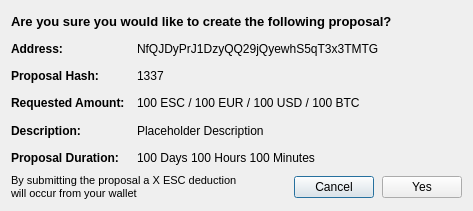
<?xml version="1.0" encoding="UTF-8"?>
<ui version="4.0">
 <class>SendCommunityFundDialog</class>
 <widget class="QDialog" name="SendCommunityFundDialog">
  <property name="geometry">
   <rect>
    <x>0</x>
    <y>0</y>
    <width>473</width>
    <height>211</height>
   </rect>
  </property>
  <property name="sizePolicy">
   <sizepolicy hsizetype="Preferred" vsizetype="Expanding">
    <horstretch>0</horstretch>
    <verstretch>0</verstretch>
   </sizepolicy>
  </property>
  <property name="windowTitle">
   <string>Confirm Proposal Details</string>
  </property>
  <layout class="QVBoxLayout" name="verticalLayout_2">
   <item>
    <layout class="QVBoxLayout" name="verticalLayoutCommunityFundDialog">
     <property name="sizeConstraint">
      <enum>QLayout::SetMinimumSize</enum>
     </property>
     <item>
      <widget class="QLabel" name="labelQuestionTitle">
       <property name="font">
        <font>
         <pointsize>10</pointsize>
         <weight>75</weight>
         <bold>true</bold>
        </font>
       </property>
       <property name="text">
        <string>Are you sure you would like to create the following proposal?</string>
       </property>
      </widget>
     </item>
     <item>
      <layout class="QHBoxLayout" name="horizontalLayoutAddress">
       <item>
        <widget class="QLabel" name="labelAddressTitle">
         <property name="sizePolicy">
          <sizepolicy hsizetype="Fixed" vsizetype="Preferred">
           <horstretch>0</horstretch>
           <verstretch>0</verstretch>
          </sizepolicy>
         </property>
         <property name="minimumSize">
          <size>
           <width>120</width>
           <height>0</height>
          </size>
         </property>
         <property name="maximumSize">
          <size>
           <width>120</width>
           <height>16777215</height>
          </size>
         </property>
         <property name="font">
          <font>
           <pointsize>9</pointsize>
           <weight>75</weight>
           <bold>true</bold>
          </font>
         </property>
         <property name="text">
          <string>Address:</string>
         </property>
        </widget>
       </item>
       <item>
        <widget class="QLabel" name="labelAddress">
         <property name="sizePolicy">
          <sizepolicy hsizetype="Preferred" vsizetype="Preferred">
           <horstretch>0</horstretch>
           <verstretch>0</verstretch>
          </sizepolicy>
         </property>
         <property name="text">
          <string>NfQJDyPrJ1DzyQQ29jQyewhS5qT3x3TMTG</string>
         </property>
        </widget>
       </item>
      </layout>
     </item>
     <item>
      <layout class="QHBoxLayout" name="horizontalLayoutProposalHash">
       <item>
        <widget class="QLabel" name="labelProposalHashTitle">
         <property name="sizePolicy">
          <sizepolicy hsizetype="Fixed" vsizetype="Preferred">
           <horstretch>0</horstretch>
           <verstretch>0</verstretch>
          </sizepolicy>
         </property>
         <property name="minimumSize">
          <size>
           <width>120</width>
           <height>0</height>
          </size>
         </property>
         <property name="maximumSize">
          <size>
           <width>120</width>
           <height>16777215</height>
          </size>
         </property>
         <property name="font">
          <font>
           <weight>75</weight>
           <bold>true</bold>
          </font>
         </property>
         <property name="text">
          <string>Proposal Hash:</string>
         </property>
        </widget>
       </item>
       <item>
        <widget class="QLabel" name="labelProposalHash">
         <property name="sizePolicy">
          <sizepolicy hsizetype="Minimum" vsizetype="Preferred">
           <horstretch>0</horstretch>
           <verstretch>0</verstretch>
          </sizepolicy>
         </property>
         <property name="text">
          <string>1337</string>
         </property>
        </widget>
       </item>
      </layout>
     </item>
     <item>
      <layout class="QHBoxLayout" name="horizontalLayoutRequestedAmount">
       <item>
        <widget class="QLabel" name="labelRequestedAmountTitle">
         <property name="sizePolicy">
          <sizepolicy hsizetype="Fixed" vsizetype="Preferred">
           <horstretch>0</horstretch>
           <verstretch>0</verstretch>
          </sizepolicy>
         </property>
         <property name="minimumSize">
          <size>
           <width>120</width>
           <height>0</height>
          </size>
         </property>
         <property name="maximumSize">
          <size>
           <width>120</width>
           <height>16777215</height>
          </size>
         </property>
         <property name="font">
          <font>
           <weight>75</weight>
           <bold>true</bold>
          </font>
         </property>
         <property name="text">
          <string>Requested Amount:</string>
         </property>
        </widget>
       </item>
       <item>
        <widget class="QLabel" name="labelRequestedAmount">
         <property name="text">
          <string>100 ESC / 100 EUR / 100 USD / 100 BTC</string>
         </property>
        </widget>
       </item>
      </layout>
     </item>
     <item>
      <layout class="QHBoxLayout" name="horizontalLayoutDescription">
       <property name="sizeConstraint">
        <enum>QLayout::SetMinimumSize</enum>
       </property>
       <item>
        <widget class="QLabel" name="labelDescriptionTitle">
         <property name="sizePolicy">
          <sizepolicy hsizetype="Fixed" vsizetype="Minimum">
           <horstretch>0</horstretch>
           <verstretch>0</verstretch>
          </sizepolicy>
         </property>
         <property name="minimumSize">
          <size>
           <width>120</width>
           <height>0</height>
          </size>
         </property>
         <property name="maximumSize">
          <size>
           <width>120</width>
           <height>16777215</height>
          </size>
         </property>
         <property name="font">
          <font>
           <weight>75</weight>
           <bold>true</bold>
          </font>
         </property>
         <property name="text">
          <string>Description:</string>
         </property>
         <property name="alignment">
          <set>Qt::AlignLeading|Qt::AlignLeft|Qt::AlignVCenter</set>
         </property>
        </widget>
       </item>
       <item>
        <widget class="QLabel" name="labelDescription">
         <property name="sizePolicy">
          <sizepolicy hsizetype="Preferred" vsizetype="Minimum">
           <horstretch>0</horstretch>
           <verstretch>0</verstretch>
          </sizepolicy>
         </property>
         <property name="text">
          <string>Placeholder Description</string>
         </property>
         <property name="wordWrap">
          <bool>true</bool>
         </property>
        </widget>
       </item>
      </layout>
     </item>
     <item>
      <layout class="QHBoxLayout" name="horizontalLayoutDuration">
       <item>
        <widget class="QLabel" name="labelDurationTitle">
         <property name="sizePolicy">
          <sizepolicy hsizetype="Fixed" vsizetype="Preferred">
           <horstretch>0</horstretch>
           <verstretch>0</verstretch>
          </sizepolicy>
         </property>
         <property name="minimumSize">
          <size>
           <width>120</width>
           <height>0</height>
          </size>
         </property>
         <property name="maximumSize">
          <size>
           <width>120</width>
           <height>16777215</height>
          </size>
         </property>
         <property name="font">
          <font>
           <weight>75</weight>
           <bold>true</bold>
          </font>
         </property>
         <property name="text">
          <string>Proposal Duration:</string>
         </property>
        </widget>
       </item>
       <item>
        <widget class="QLabel" name="labelDuration">
         <property name="text">
          <string>100 Days 100 Hours 100 Minutes</string>
         </property>
        </widget>
       </item>
      </layout>
     </item>
     <item>
      <layout class="QHBoxLayout" name="horizontalLayoutButton">
       <item>
        <widget class="QLabel" name="labelWarning">
         <property name="font">
          <font>
           <pointsize>8</pointsize>
          </font>
         </property>
         <property name="text">
          <string>By submitting the proposal a X ESC deduction will occur from your wallet </string>
         </property>
         <property name="wordWrap">
          <bool>true</bool>
         </property>
        </widget>
       </item>
       <item>
        <spacer name="horizontalSpacerButtonLeft">
         <property name="orientation">
          <enum>Qt::Horizontal</enum>
         </property>
         <property name="sizeHint" stdset="0">
          <size>
           <width>40</width>
           <height>20</height>
          </size>
         </property>
        </spacer>
       </item>
       <item>
        <widget class="QPushButton" name="pushButtonCancel">
         <property name="text">
          <string>Cancel</string>
         </property>
        </widget>
       </item>
       <item>
        <spacer name="horizontalSpacerButtonMiddle">
         <property name="orientation">
          <enum>Qt::Horizontal</enum>
         </property>
         <property name="sizeType">
          <enum>QSizePolicy::Minimum</enum>
         </property>
         <property name="sizeHint" stdset="0">
          <size>
           <width>2</width>
           <height>20</height>
          </size>
         </property>
        </spacer>
       </item>
       <item>
        <widget class="QPushButton" name="pushButtonYes">
         <property name="text">
          <string>Yes</string>
         </property>
        </widget>
       </item>
      </layout>
     </item>
    </layout>
   </item>
  </layout>
 </widget>
 <resources/>
 <connections/>
</ui>
